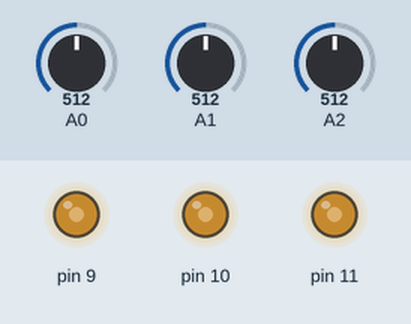
This sketch was run on a simulated Arduino Uno, built with avr-gcc and run on an emulated ATmega328P. Parts: output pins drawn as LEDs (lit = HIGH). The inputs (shaded band) are chosen by the test bench; at power-on: A0 = 512, A1 = 512, A2 = 512.

Above: at 1.2 s.
1.3 s: A0 set to 716
At 2.7 s:
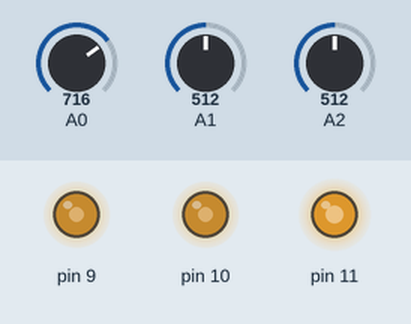
3.0 s: A1 set to 716
At 4.1 s:
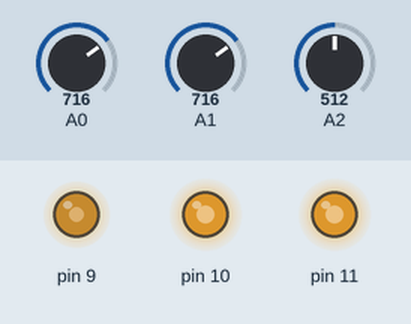
4.5 s: A2 set to 716
At 5.3 s:
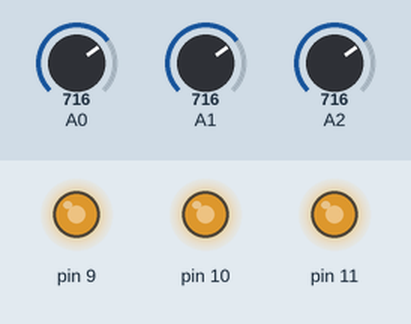
6.0 s: A0 set to 900
At 6.5 s:
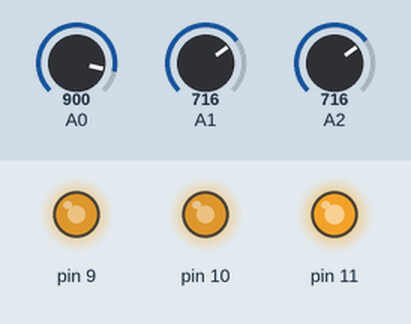
7.5 s: A1 set to 900
At 8.7 s:
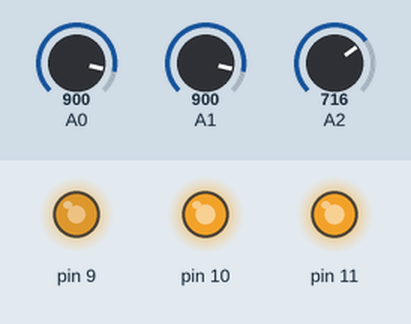
9.0 s: A2 set to 900
At 10.2 s:
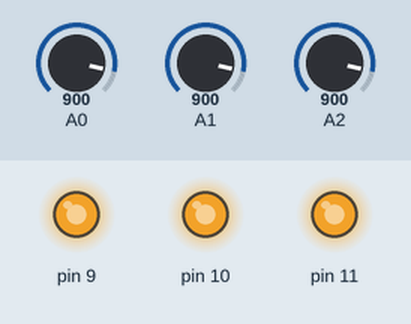
Timing chart, 0 to 11.5 s (numbered marks = the images above; inputs shaded):
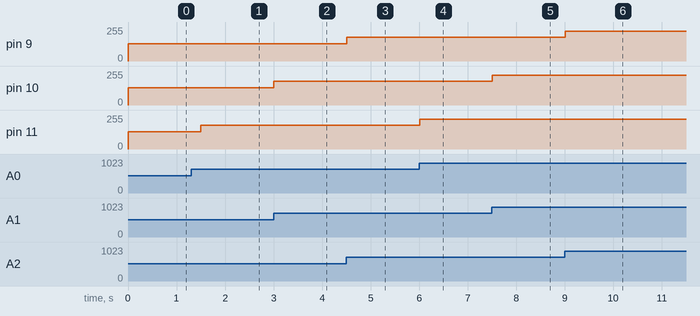

The sketch:

lab_3.1.ino
```cpp
/*
 * MICROPROCESSORS
 */

void setup() {
  // put your setup code here, to run once:
  pinMode(11, OUTPUT);
  pinMode(10, OUTPUT);
  pinMode(9, OUTPUT);
  pinMode(A0, INPUT);
  pinMode(A1, INPUT);
  pinMode(A2, INPUT);
}

void loop() {
  // put your main code here, to run repeatedly:
  analogWrite(11, analogRead(A0)/4);
  analogWrite(10, analogRead(A1)/4);
  analogWrite(9, analogRead(A2)/4);
  delay(250);
}
```

Measured:
- after the input at 1.3 s, pin 11: 128/255 → 179/255 after 0.20 s
- after the input at 3.0 s, pin 10: 128/255 → 179/255 at once
- after the input at 4.5 s, pin 9: 128/255 → 179/255 at once
- after the input at 6.0 s, pin 11: 179/255 → 225/255 at once
- after the input at 7.5 s, pin 10: 179/255 → 225/255 at once
- after the input at 9.0 s, pin 9: 179/255 → 225/255 at once
